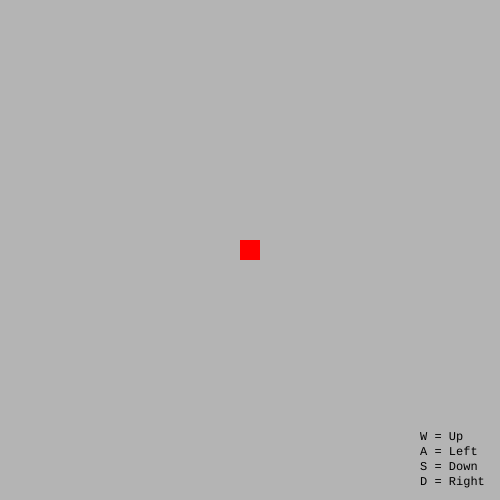
Frame 1 (no input)
Frame 60 (no input): identical to frame 1, image omitted
Frame 120 (the mouse pressed at the canvas centre since frame 60): identical to frame 1, image omitted

The p5.js sketch that drew this single still picture (run headless with seeded random() and noise() and a simulated clock; from frame 60 on, the mouse is pressed at the canvas centre):

// p5.js sketch
// ── sketch.js
var x = 240;
var y = 240;
var tileSize = 20;
var speed = 5;

function setup() {
    createCanvas(500, 500);
    textFont("courier");
    noStroke();
}

function draw() {
    background(180);

    // Detect key presses and move avatar
    if (keyIsDown("W".charCodeAt(0))) {
        y -= speed;
    }
    if (keyIsDown("A".charCodeAt(0))) {
        x -= speed;
    }
    if (keyIsDown("S".charCodeAt(0))) {
        y += speed;
    }
    if (keyIsDown("D".charCodeAt(0))) {
        x += speed;
    }

    // Draw rectangle
    fill(255, 0, 0);
    rect(x, y, tileSize, tileSize);

    // Draw instructions
    fill(0)
    text("W = Up\nA = Left\nS = Down\nD = Right", width - 80, height - 60);
}
